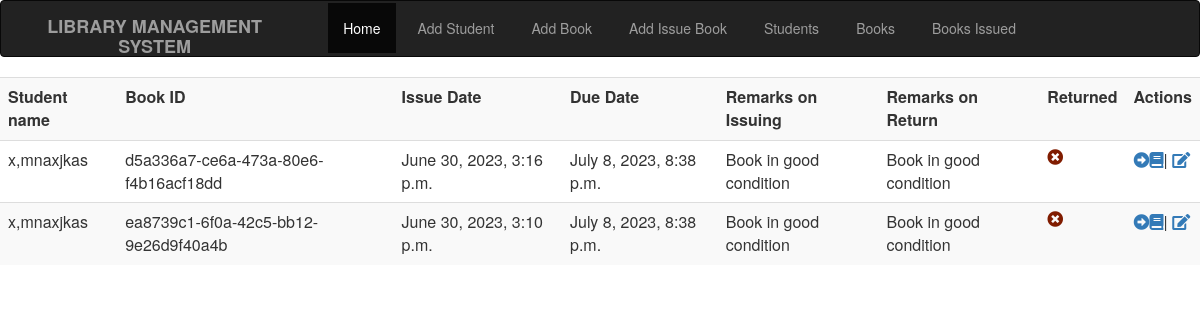
The app's page /view_books_issued with its own data.
### library/models.py (models this page shows, shortened)
class Book_Issue(models.Model):
    student = models.ForeignKey('Students', on_delete=models.CASCADE)
    book_instance = models.ForeignKey('BookInstance', on_delete=models.CASCADE)
    issue_date = models.DateTimeField(auto_now=True,help_text="Date the book is issued")
    due_date = models.DateTimeField(default=get_returndate(),help_text="Date the book is due to")
    date_returned=models.DateField(null=True, blank=True,help_text="Date the book is returned")
    remarks_on_issue = models.CharField(max_length=100, default="Book in good condition", help_text="Book remarks/condition during issue")
    remarks_on_return = models.CharField(max_length=100, default="Book in good condition", help_text="Book remarks/condition during return")

class Students(models.Model):
    roll_number = models.CharField(max_length=100,unique=True)
    fullname = models.CharField(max_length=100)
    address = models.CharField(max_length=100)
    program = models.CharField(max_length=100)
    Guardian_name=models.CharField(max_length=100,help_text="parent/guardian full name")
    Email=models.EmailField(max_length=100,help_text="Guardian/parent e-mail")
    def __str__(self):
        return self.fullname

class BookInstance(models.Model):
    id=models.UUIDField(primary_key=True,default=uuid.uuid4,help_text="Book unique id across the Library")
    book=models.ForeignKey('Book', on_delete=models.CASCADE,null=True)
    book_number=models.PositiveIntegerField(null=True,help_text="Book number for books of the save kind")
    Is_borrowed = models.BooleanField(default=False)

### library/views.py (the view)
# urls.py: path('view_books_issued', views.view_bissue, name='show_issue_record'),
def view_bissue(request):
    issue = Book_Issue.objects.order_by('-id')
    return render(request,'issue_records.html', {'issue': issue})

### library/templates/issue_records.html (shortened to what this page needs)
{% extends 'base.html' %}
{% block content %}
<table class="table table-striped">
<tr>
    <th>Student name </th>
    <th>Book ID </th>
    <th>Issue Date </th>
    <th>Due Date</th>
    <th>Remarks on Issuing</th>
    <th>Remarks on Return</th>
    <th>Returned</th>
    <th>Actions</th>
</tr>
    {%for i in issue%}
    <tr>
        <td>{{i.student}}</td>
        <td>{{i.book_instance.id}}</td>
        <td>{{i.issue_date}}</td>
        <td>{{i.due_date}}</td>
        <td>{{i.remarks_on_issue}}</td>
        <td>{{i.remarks_on_return}}</td>
        <td>
            {%if i.book_instance.Is_borrowed %}
            <span><i class="fa fa-times-circle" style="color:rgb(128, 28, 0)"></i></span>
            <td>
                <a href="return_book/{{i.id}}"><i class="fa fa-arrow-alt-circle-right"></i><i class="fa fa-book"></i></a>|
                <a href="edit_issued/{{i.id}}"><i class="fa fa-edit"></i> </a>
            </td>
            {%else%}
            <span><i class="fa fa-check-circle" style="color:green"></i></span>
            <td><a href="edit_issued/{{i.id}}"><i class="fa fa-edit"></i> </a> | <a href="delete_issued/{{i.id}}"><i class="fa fa-trash-alt"></i></a></td>
            {%endif%}
        </td>
    </tr> {% endfor %}
</table>
{% endblock %}

### library/templates/base.html (shortened to what this page needs)
<html lang="en">
<head>
    {%load static%}
    <link rel="stylesheet" href="{%static 'css/bootstrap.min.css'%}">
    <link rel="stylesheet" href="{%static 'icon/css/all.css' %}">
    <link rel="stylesheet" href="{%static 'css/style.css' %}">
</head>
<body>
    <nav class="navbar navbar-inverse">
        <div class="container-fluid">
            <div class="navbar-header">
            <label class="navbar-brand" >LIBRARY MANAGEMENT SYSTEM</label>
            </div>
            <ul class="nav navbar-nav">
                <li class="active"><a href="/">Home</a></li>
                <li><a href="add_new_student">Add Student</a></li>
                <li><a href="add_new_book">Add Book</a></li>
                <li><a href="add_book_issue">Add Issue Book</a></li>
                <li><a href="show_students">Students</a></li>
                <li><a href="view_books">Books</a></li>
                <li><a href="view_books_issued">Books Issued</a></li>
        </ul>
        </div>
    </nav>
 {% block content %}
    {% endblock %}
</body>
</html>

### library/static/css/style.css (style rules this page uses)
li { padding:2px; margin-left:3px; }

### library/templates/base.html (style rules this page uses)
body { text-align:center; }

### records on screen
Book_Issue: student "x,mnaxjkas", book_instance.id "d5a336a7-ce6a-473a-80e6-f4b16acf18dd", issue_date "June 30, 2023, 3:16 p.m.", due_date "July 8, 2023, 8:38 p.m.", remarks_on_issue "Book in good condition", remarks_on_return "Book in good condition"
Book_Issue: student "x,mnaxjkas", book_instance.id "ea8739c1-6f0a-42c5-bb12-9e26d9f40a4b", issue_date "June 30, 2023, 3:10 p.m.", due_date "July 8, 2023, 8:38 p.m.", remarks_on_issue "Book in good condition", remarks_on_return "Book in good condition"
